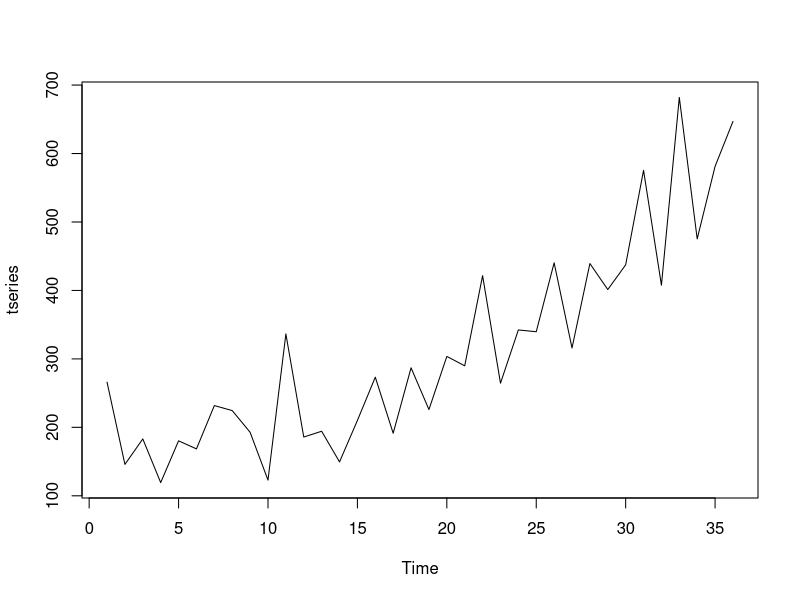
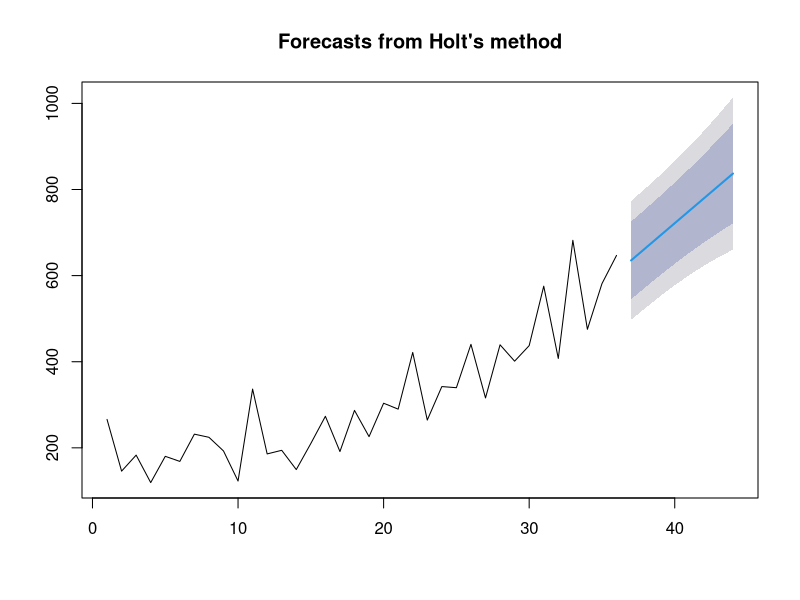

Source code (R) for these figures, in order:
library(readxl)
setwd("/Users/pankaj/TechCareer/World-of-R/Time-Series-Analysis-and-Forecasting")
my_data <- read_excel("shampoo.xlsx")
my_data
tseries <- ts(my_data$`Sales of shampoo`)
plot(tseries)

TS = tseries
library(forecast)
DES = holt(TS, h = 8)
summary(DES)
accuracy(DES)
plot(DES)
